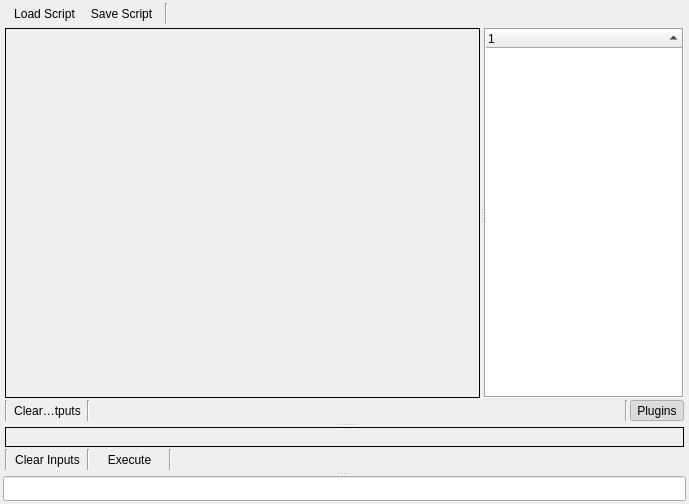
<?xml version="1.0" encoding="UTF-8"?>
<ui version="4.0">
 <class>devConsole</class>
 <widget class="QWidget" name="devConsole">
  <property name="geometry">
   <rect>
    <x>0</x>
    <y>0</y>
    <width>689</width>
    <height>504</height>
   </rect>
  </property>
  <property name="windowTitle">
   <string>DevConsole</string>
  </property>
  <layout class="QGridLayout" name="gridLayout_3">
   <property name="leftMargin">
    <number>3</number>
   </property>
   <property name="topMargin">
    <number>3</number>
   </property>
   <property name="rightMargin">
    <number>3</number>
   </property>
   <property name="bottomMargin">
    <number>3</number>
   </property>
   <property name="spacing">
    <number>2</number>
   </property>
   <item row="0" column="2">
    <widget class="QToolButton" name="btnLoadScript">
     <property name="minimumSize">
      <size>
       <width>75</width>
       <height>0</height>
      </size>
     </property>
     <property name="maximumSize">
      <size>
       <width>75</width>
       <height>16777215</height>
      </size>
     </property>
     <property name="text">
      <string>Load Script</string>
     </property>
     <property name="autoRaise">
      <bool>true</bool>
     </property>
    </widget>
   </item>
   <item row="0" column="3">
    <widget class="QToolButton" name="btnSaveScript">
     <property name="minimumSize">
      <size>
       <width>75</width>
       <height>0</height>
      </size>
     </property>
     <property name="maximumSize">
      <size>
       <width>75</width>
       <height>16777215</height>
      </size>
     </property>
     <property name="text">
      <string>Save Script</string>
     </property>
     <property name="autoRaise">
      <bool>true</bool>
     </property>
    </widget>
   </item>
   <item row="0" column="8">
    <spacer name="horizontalSpacer">
     <property name="orientation">
      <enum>Qt::Horizontal</enum>
     </property>
     <property name="sizeHint" stdset="0">
      <size>
       <width>33</width>
       <height>17</height>
      </size>
     </property>
    </spacer>
   </item>
   <item row="0" column="6">
    <widget class="Line" name="line">
     <property name="orientation">
      <enum>Qt::Vertical</enum>
     </property>
    </widget>
   </item>
   <item row="1" column="0" colspan="9">
    <widget class="QSplitter" name="splitter">
     <property name="orientation">
      <enum>Qt::Vertical</enum>
     </property>
     <property name="opaqueResize">
      <bool>false</bool>
     </property>
     <widget class="QWidget" name="widget_2" native="true">
      <layout class="QGridLayout" name="gridLayout_2">
       <property name="leftMargin">
        <number>2</number>
       </property>
       <property name="topMargin">
        <number>2</number>
       </property>
       <property name="rightMargin">
        <number>2</number>
       </property>
       <property name="bottomMargin">
        <number>2</number>
       </property>
       <property name="spacing">
        <number>2</number>
       </property>
       <item row="1" column="3">
        <spacer name="horizontalSpacer_3">
         <property name="orientation">
          <enum>Qt::Horizontal</enum>
         </property>
         <property name="sizeHint" stdset="0">
          <size>
           <width>40</width>
           <height>20</height>
          </size>
         </property>
        </spacer>
       </item>
       <item row="1" column="2">
        <widget class="Line" name="line_5">
         <property name="orientation">
          <enum>Qt::Vertical</enum>
         </property>
        </widget>
       </item>
       <item row="1" column="5">
        <widget class="QToolButton" name="toolButton">
         <property name="text">
          <string>Plugins</string>
         </property>
         <property name="checkable">
          <bool>true</bool>
         </property>
         <property name="checked">
          <bool>true</bool>
         </property>
         <property name="toolButtonStyle">
          <enum>Qt::ToolButtonTextOnly</enum>
         </property>
         <property name="autoRaise">
          <bool>true</bool>
         </property>
        </widget>
       </item>
       <item row="1" column="4">
        <widget class="Line" name="line_6">
         <property name="orientation">
          <enum>Qt::Vertical</enum>
         </property>
        </widget>
       </item>
       <item row="0" column="0" colspan="6">
        <widget class="QSplitter" name="splitter_2">
         <property name="orientation">
          <enum>Qt::Horizontal</enum>
         </property>
         <property name="opaqueResize">
          <bool>false</bool>
         </property>
         <widget class="QsciScintilla" name="sciOutput">
          <property name="toolTip">
           <string/>
          </property>
          <property name="whatsThis">
           <string/>
          </property>
          <property name="frameShape">
           <enum>QFrame::Box</enum>
          </property>
         </widget>
         <widget class="QTreeWidget" name="treeWidget">
          <property name="maximumSize">
           <size>
            <width>200</width>
            <height>16777215</height>
           </size>
          </property>
          <property name="frameShape">
           <enum>QFrame::Box</enum>
          </property>
          <property name="alternatingRowColors">
           <bool>true</bool>
          </property>
          <property name="rootIsDecorated">
           <bool>true</bool>
          </property>
          <property name="uniformRowHeights">
           <bool>true</bool>
          </property>
          <property name="sortingEnabled">
           <bool>true</bool>
          </property>
          <property name="animated">
           <bool>true</bool>
          </property>
          <attribute name="headerVisible">
           <bool>true</bool>
          </attribute>
          <column>
           <property name="text">
            <string notr="true">1</string>
           </property>
          </column>
         </widget>
        </widget>
       </item>
       <item row="1" column="1">
        <widget class="QToolButton" name="btnClearOutput">
         <property name="minimumSize">
          <size>
           <width>75</width>
           <height>0</height>
          </size>
         </property>
         <property name="maximumSize">
          <size>
           <width>75</width>
           <height>16777215</height>
          </size>
         </property>
         <property name="text">
          <string>Clear Outputs</string>
         </property>
         <property name="autoRaise">
          <bool>true</bool>
         </property>
        </widget>
       </item>
       <item row="1" column="0">
        <widget class="Line" name="line_7">
         <property name="orientation">
          <enum>Qt::Vertical</enum>
         </property>
        </widget>
       </item>
      </layout>
     </widget>
     <widget class="QWidget" name="widget" native="true">
      <layout class="QGridLayout" name="gridLayout">
       <property name="leftMargin">
        <number>2</number>
       </property>
       <property name="rightMargin">
        <number>2</number>
       </property>
       <property name="bottomMargin">
        <number>2</number>
       </property>
       <property name="spacing">
        <number>2</number>
       </property>
       <item row="0" column="0" colspan="7">
        <widget class="QsciScintilla" name="sciInput">
         <property name="toolTip">
          <string/>
         </property>
         <property name="whatsThis">
          <string/>
         </property>
         <property name="frameShape">
          <enum>QFrame::Box</enum>
         </property>
        </widget>
       </item>
       <item row="1" column="5">
        <spacer name="horizontalSpacer_2">
         <property name="orientation">
          <enum>Qt::Horizontal</enum>
         </property>
         <property name="sizeHint" stdset="0">
          <size>
           <width>40</width>
           <height>20</height>
          </size>
         </property>
        </spacer>
       </item>
       <item row="1" column="0">
        <widget class="Line" name="line_2">
         <property name="orientation">
          <enum>Qt::Vertical</enum>
         </property>
        </widget>
       </item>
       <item row="1" column="3">
        <widget class="QToolButton" name="btnExecute">
         <property name="minimumSize">
          <size>
           <width>75</width>
           <height>0</height>
          </size>
         </property>
         <property name="maximumSize">
          <size>
           <width>75</width>
           <height>16777215</height>
          </size>
         </property>
         <property name="text">
          <string>Execute</string>
         </property>
         <property name="shortcut">
          <string>Ctrl+Enter</string>
         </property>
         <property name="autoRaise">
          <bool>true</bool>
         </property>
        </widget>
       </item>
       <item row="1" column="2">
        <widget class="Line" name="line_4">
         <property name="orientation">
          <enum>Qt::Vertical</enum>
         </property>
        </widget>
       </item>
       <item row="1" column="4">
        <widget class="Line" name="line_3">
         <property name="orientation">
          <enum>Qt::Vertical</enum>
         </property>
        </widget>
       </item>
       <item row="1" column="1">
        <widget class="QToolButton" name="btnClearInput">
         <property name="minimumSize">
          <size>
           <width>75</width>
           <height>0</height>
          </size>
         </property>
         <property name="maximumSize">
          <size>
           <width>75</width>
           <height>16777215</height>
          </size>
         </property>
         <property name="text">
          <string>Clear Inputs</string>
         </property>
         <property name="autoRaise">
          <bool>true</bool>
         </property>
        </widget>
       </item>
      </layout>
     </widget>
     <widget class="QLineEdit" name="cline">
      <property name="maximumSize">
       <size>
        <width>16777215</width>
        <height>25</height>
       </size>
      </property>
     </widget>
    </widget>
   </item>
  </layout>
 </widget>
 <customwidgets>
  <customwidget>
   <class>QsciScintilla</class>
   <extends>QFrame</extends>
   <header>Qsci/qsciscintilla.h</header>
  </customwidget>
 </customwidgets>
 <resources/>
 <connections/>
 <slots>
  <slot>execute_Clicked()</slot>
 </slots>
</ui>
